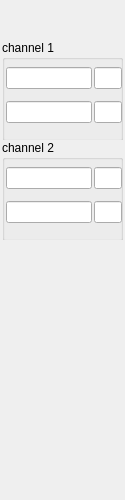
<?xml version="1.0" encoding="UTF-8"?>
<ui version="4.0">
 <class>Form</class>
 <widget class="QWidget" name="Form">
  <property name="geometry">
   <rect>
    <x>0</x>
    <y>0</y>
    <width>125</width>
    <height>500</height>
   </rect>
  </property>
  <property name="windowTitle">
   <string>Form</string>
  </property>
  <widget class="caInclude" name="cainclude">
   <property name="geometry">
    <rect>
     <x>0</x>
     <y>0</y>
     <width>128</width>
     <height>500</height>
    </rect>
   </property>
   <property name="toolTip">
    <string>&lt;html&gt;&lt;head/&gt;&lt;body&gt;&lt;p&gt;OPERATIONAL status of the slave&lt;/p&gt;&lt;/body&gt;&lt;/html&gt;</string>
   </property>
   <property name="macro">
    <string>IOC=$(IOC),MasterID=$(MasterID),SlaveID=$(SlaveID)</string>
   </property>
   <property name="filename" stdset="0">
    <string notr="true">ecmcE_slave_frame.ui</string>
   </property>
  </widget>
  <widget class="caFrame" name="ch1">
   <property name="geometry">
    <rect>
     <x>2</x>
     <y>40</y>
     <width>121</width>
     <height>100</height>
    </rect>
   </property>
   <property name="macro">
    <string notr="true">IOC=$(IOC),MasterID=$(MasterID),SlaveID=$(SlaveID),CH=1</string>
   </property>
   <property name="backgroundMode">
    <enum>caFrame::Outline</enum>
   </property>
   <widget class="QGroupBox" name="groupBox_6">
    <property name="geometry">
     <rect>
      <x>0</x>
      <y>0</y>
      <width>121</width>
      <height>101</height>
     </rect>
    </property>
    <property name="autoFillBackground">
     <bool>false</bool>
    </property>
    <property name="title">
     <string>channel 1</string>
    </property>
    <property name="flat">
     <bool>true</bool>
    </property>
    <widget class="caFrame" name="caframe_7">
     <property name="geometry">
      <rect>
       <x>2</x>
       <y>15</y>
       <width>120</width>
       <height>80</height>
      </rect>
     </property>
     <property name="macro">
      <string notr="true">CH=2,IOC=$(IOC),MasterID=$(MasterID),SlaveID=$(SlaveID),HWType=$(HWType)</string>
     </property>
     <layout class="QGridLayout" name="gridLayout_12">
      <property name="leftMargin">
       <number>2</number>
      </property>
      <property name="topMargin">
       <number>2</number>
      </property>
      <property name="rightMargin">
       <number>2</number>
      </property>
      <property name="bottomMargin">
       <number>2</number>
      </property>
      <property name="spacing">
       <number>2</number>
      </property>
      <item row="1" column="0">
       <layout class="QHBoxLayout" name="horizontalLayout_8" stretch="3,1">
        <item>
         <widget class="caLineEdit" name="calineedit_15">
          <property name="alignment">
           <set>Qt::AlignRight|Qt::AlignTrailing|Qt::AlignVCenter</set>
          </property>
          <property name="channel" stdset="0">
           <string notr="true">$(IOC):m$(MasterID)s$(SlaveID)-AO0$(CH)-RB</string>
          </property>
          <property name="background">
           <color alpha="0">
            <red>160</red>
            <green>160</green>
            <blue>164</blue>
           </color>
          </property>
          <property name="colorMode">
           <enum>caLineEdit::Static</enum>
          </property>
          <property name="precisionMode">
           <enum>caLineEdit::Channel</enum>
          </property>
         </widget>
        </item>
        <item>
         <widget class="caLineEdit" name="calineedit_16">
          <property name="channel" stdset="0">
           <string notr="true">$(IOC):m$(MasterID)s$(SlaveID)-AO0$(CH).EGU</string>
          </property>
          <property name="background">
           <color alpha="0">
            <red>160</red>
            <green>160</green>
            <blue>164</blue>
           </color>
          </property>
          <property name="colorMode">
           <enum>caLineEdit::Static</enum>
          </property>
          <property name="precisionMode">
           <enum>caLineEdit::User</enum>
          </property>
         </widget>
        </item>
       </layout>
      </item>
      <item row="0" column="0">
       <layout class="QHBoxLayout" name="horizontalLayout_6" stretch="3,1">
        <item>
         <widget class="caLineEdit" name="calineedit_11">
          <property name="alignment">
           <set>Qt::AlignRight|Qt::AlignTrailing|Qt::AlignVCenter</set>
          </property>
          <property name="channel" stdset="0">
           <string notr="true">$(IOC):m$(MasterID)s$(SlaveID)-AO0$(CH)</string>
          </property>
          <property name="background">
           <color alpha="0">
            <red>160</red>
            <green>160</green>
            <blue>164</blue>
           </color>
          </property>
          <property name="colorMode">
           <enum>caLineEdit::Static</enum>
          </property>
          <property name="precisionMode">
           <enum>caLineEdit::Channel</enum>
          </property>
         </widget>
        </item>
        <item>
         <widget class="caLineEdit" name="calineedit_12">
          <property name="channel" stdset="0">
           <string notr="true">$(IOC):m$(MasterID)s$(SlaveID)-AO0$(CH).EGU</string>
          </property>
          <property name="background">
           <color alpha="0">
            <red>160</red>
            <green>160</green>
            <blue>164</blue>
           </color>
          </property>
          <property name="colorMode">
           <enum>caLineEdit::Static</enum>
          </property>
          <property name="precisionMode">
           <enum>caLineEdit::User</enum>
          </property>
         </widget>
        </item>
       </layout>
      </item>
     </layout>
    </widget>
   </widget>
  </widget>
  <widget class="caFrame" name="ch2">
   <property name="geometry">
    <rect>
     <x>2</x>
     <y>140</y>
     <width>121</width>
     <height>100</height>
    </rect>
   </property>
   <property name="macro">
    <string notr="true">IOC=$(IOC),MasterID=$(MasterID),SlaveID=$(SlaveID),CH=2</string>
   </property>
   <property name="backgroundMode">
    <enum>caFrame::Outline</enum>
   </property>
   <widget class="QGroupBox" name="groupBox_5">
    <property name="geometry">
     <rect>
      <x>0</x>
      <y>0</y>
      <width>121</width>
      <height>101</height>
     </rect>
    </property>
    <property name="autoFillBackground">
     <bool>false</bool>
    </property>
    <property name="title">
     <string>channel 2</string>
    </property>
    <property name="flat">
     <bool>true</bool>
    </property>
    <widget class="caFrame" name="caframe_6">
     <property name="geometry">
      <rect>
       <x>2</x>
       <y>15</y>
       <width>120</width>
       <height>80</height>
      </rect>
     </property>
     <property name="macro">
      <string notr="true">CH=2,IOC=$(IOC),MasterID=$(MasterID),SlaveID=$(SlaveID),HWType=$(HWType)</string>
     </property>
     <layout class="QGridLayout" name="gridLayout_11">
      <property name="leftMargin">
       <number>2</number>
      </property>
      <property name="topMargin">
       <number>2</number>
      </property>
      <property name="rightMargin">
       <number>2</number>
      </property>
      <property name="bottomMargin">
       <number>2</number>
      </property>
      <property name="spacing">
       <number>2</number>
      </property>
      <item row="1" column="0">
       <layout class="QHBoxLayout" name="horizontalLayout_7" stretch="3,1">
        <item>
         <widget class="caLineEdit" name="calineedit_13">
          <property name="alignment">
           <set>Qt::AlignRight|Qt::AlignTrailing|Qt::AlignVCenter</set>
          </property>
          <property name="channel" stdset="0">
           <string notr="true">$(IOC):m$(MasterID)s$(SlaveID)-AO0$(CH)-RB</string>
          </property>
          <property name="background">
           <color alpha="0">
            <red>160</red>
            <green>160</green>
            <blue>164</blue>
           </color>
          </property>
          <property name="colorMode">
           <enum>caLineEdit::Static</enum>
          </property>
          <property name="precisionMode">
           <enum>caLineEdit::Channel</enum>
          </property>
         </widget>
        </item>
        <item>
         <widget class="caLineEdit" name="calineedit_14">
          <property name="channel" stdset="0">
           <string notr="true">$(IOC):m$(MasterID)s$(SlaveID)-AO0$(CH).EGU</string>
          </property>
          <property name="background">
           <color alpha="0">
            <red>160</red>
            <green>160</green>
            <blue>164</blue>
           </color>
          </property>
          <property name="colorMode">
           <enum>caLineEdit::Static</enum>
          </property>
          <property name="precisionMode">
           <enum>caLineEdit::User</enum>
          </property>
         </widget>
        </item>
       </layout>
      </item>
      <item row="0" column="0">
       <layout class="QHBoxLayout" name="horizontalLayout_5" stretch="3,1">
        <item>
         <widget class="caLineEdit" name="calineedit_9">
          <property name="alignment">
           <set>Qt::AlignRight|Qt::AlignTrailing|Qt::AlignVCenter</set>
          </property>
          <property name="channel" stdset="0">
           <string notr="true">$(IOC):m$(MasterID)s$(SlaveID)-AO0$(CH)</string>
          </property>
          <property name="background">
           <color alpha="0">
            <red>160</red>
            <green>160</green>
            <blue>164</blue>
           </color>
          </property>
          <property name="colorMode">
           <enum>caLineEdit::Static</enum>
          </property>
          <property name="precisionMode">
           <enum>caLineEdit::Channel</enum>
          </property>
         </widget>
        </item>
        <item>
         <widget class="caLineEdit" name="calineedit_10">
          <property name="channel" stdset="0">
           <string notr="true">$(IOC):m$(MasterID)s$(SlaveID)-AO0$(CH).EGU</string>
          </property>
          <property name="background">
           <color alpha="0">
            <red>160</red>
            <green>160</green>
            <blue>164</blue>
           </color>
          </property>
          <property name="colorMode">
           <enum>caLineEdit::Static</enum>
          </property>
          <property name="precisionMode">
           <enum>caLineEdit::User</enum>
          </property>
         </widget>
        </item>
       </layout>
      </item>
     </layout>
    </widget>
   </widget>
  </widget>
  <widget class="caFrame" name="ch3">
   <property name="geometry">
    <rect>
     <x>2</x>
     <y>240</y>
     <width>121</width>
     <height>100</height>
    </rect>
   </property>
   <property name="macro">
    <string notr="true">IOC=$(IOC),MasterID=$(MasterID),SlaveID=$(SlaveID)</string>
   </property>
   <property name="backgroundMode">
    <enum>caFrame::Outline</enum>
   </property>
  </widget>
  <widget class="caFrame" name="ch4">
   <property name="geometry">
    <rect>
     <x>2</x>
     <y>340</y>
     <width>121</width>
     <height>100</height>
    </rect>
   </property>
   <property name="macro">
    <string notr="true">IOC=$(IOC),MasterID=$(MasterID),SlaveID=$(SlaveID)</string>
   </property>
   <property name="backgroundMode">
    <enum>caFrame::Outline</enum>
   </property>
  </widget>
 </widget>
 <customwidgets>
  <customwidget>
   <class>caFrame</class>
   <extends>QFrame</extends>
   <header>caFrame</header>
   <container>1</container>
  </customwidget>
  <customwidget>
   <class>caInclude</class>
   <extends>QWidget</extends>
   <header>caInclude</header>
  </customwidget>
  <customwidget>
   <class>caLineEdit</class>
   <extends>QLineEdit</extends>
   <header>caLineEdit</header>
  </customwidget>
 </customwidgets>
 <resources/>
 <connections/>
</ui>
